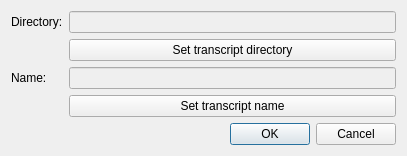
<?xml version="1.0" encoding="UTF-8"?>
<ui version="4.0">
 <class>createDialog</class>
 <widget class="QDialog" name="createDialog">
  <property name="geometry">
   <rect>
    <x>0</x>
    <y>0</y>
    <width>407</width>
    <height>153</height>
   </rect>
  </property>
  <property name="windowTitle">
   <string>Dialog</string>
  </property>
  <layout class="QVBoxLayout" name="verticalLayout_2">
   <item>
    <layout class="QFormLayout" name="formLayout_2">
     <item row="0" column="1">
      <widget class="QLineEdit" name="displayDirectory">
       <property name="enabled">
        <bool>false</bool>
       </property>
       <property name="readOnly">
        <bool>true</bool>
       </property>
      </widget>
     </item>
     <item row="2" column="1">
      <widget class="QLineEdit" name="displayName">
       <property name="enabled">
        <bool>false</bool>
       </property>
       <property name="readOnly">
        <bool>true</bool>
       </property>
      </widget>
     </item>
     <item row="1" column="1">
      <widget class="QPushButton" name="getDirectory">
       <property name="sizePolicy">
        <sizepolicy hsizetype="Expanding" vsizetype="Expanding">
         <horstretch>0</horstretch>
         <verstretch>0</verstretch>
        </sizepolicy>
       </property>
       <property name="text">
        <string>Set transcript directory</string>
       </property>
      </widget>
     </item>
     <item row="3" column="1">
      <widget class="QPushButton" name="getName">
       <property name="sizePolicy">
        <sizepolicy hsizetype="Expanding" vsizetype="Expanding">
         <horstretch>0</horstretch>
         <verstretch>0</verstretch>
        </sizepolicy>
       </property>
       <property name="text">
        <string>Set transcript name</string>
       </property>
      </widget>
     </item>
     <item row="0" column="0">
      <widget class="QLabel" name="label">
       <property name="text">
        <string>Directory:</string>
       </property>
      </widget>
     </item>
     <item row="2" column="0">
      <widget class="QLabel" name="label_2">
       <property name="text">
        <string>Name:</string>
       </property>
      </widget>
     </item>
    </layout>
   </item>
   <item>
    <widget class="QDialogButtonBox" name="buttonBox">
     <property name="orientation">
      <enum>Qt::Horizontal</enum>
     </property>
     <property name="standardButtons">
      <set>QDialogButtonBox::Cancel|QDialogButtonBox::Ok</set>
     </property>
    </widget>
   </item>
  </layout>
 </widget>
 <resources/>
 <connections>
  <connection>
   <sender>buttonBox</sender>
   <signal>accepted()</signal>
   <receiver>createDialog</receiver>
   <slot>accept()</slot>
   <hints>
    <hint type="sourcelabel">
     <x>248</x>
     <y>254</y>
    </hint>
    <hint type="destinationlabel">
     <x>157</x>
     <y>274</y>
    </hint>
   </hints>
  </connection>
  <connection>
   <sender>buttonBox</sender>
   <signal>rejected()</signal>
   <receiver>createDialog</receiver>
   <slot>reject()</slot>
   <hints>
    <hint type="sourcelabel">
     <x>316</x>
     <y>260</y>
    </hint>
    <hint type="destinationlabel">
     <x>286</x>
     <y>274</y>
    </hint>
   </hints>
  </connection>
 </connections>
</ui>
